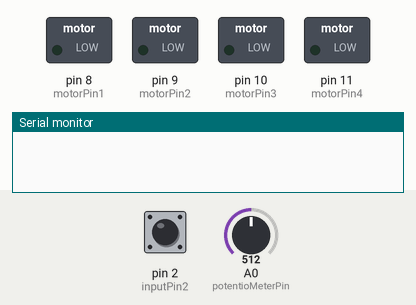
Bench run of a sketch on a simulated Arduino Uno, built with avr-gcc and run on an emulated ATmega328P. On the bench: switched loads named in the sketch (green lamp = pin HIGH), the last lines printed to the serial monitor. Dashed ring = blinking. The inputs (shaded band) are chosen by the test bench; at power-on: pin 2 (inputPin2) HIGH, A0 (potentioMeterPin) = 512.

Above: at 1.2 s.
1.3 s: pin 2 (inputPin2) pulled LOW for 0.15 s
At 2.7 s:
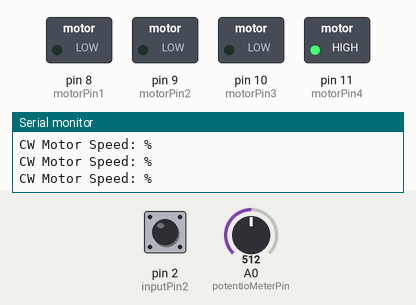
3.0 s: pin 2 (inputPin2) pulled LOW for 1 s
At 3.8 s:
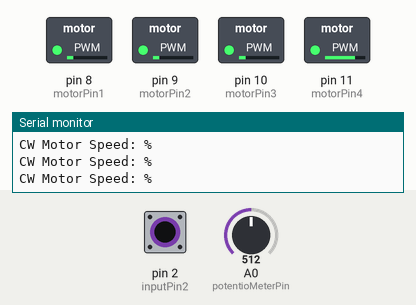
5.5 s: pin 2 (inputPin2) driven LOW
At 6.4 s:
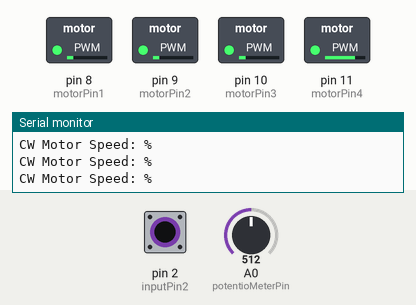
8.5 s: pin 2 (inputPin2) pulsed HIGH 2 times (0.12 s each, 0.3 s apart)
At 8.68 s:
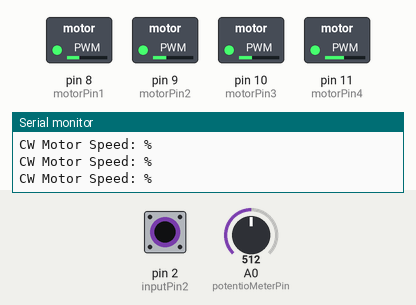
12.1 s: pin 2 (inputPin2) driven HIGH
At 12.9 s:
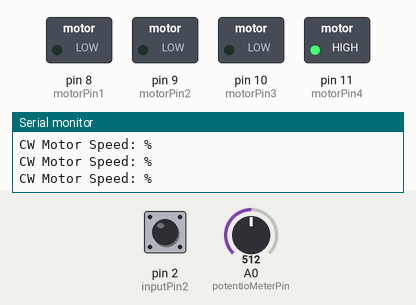
Timing chart, 0 to 14.6 s (numbered marks = the images above; inputs shaded):
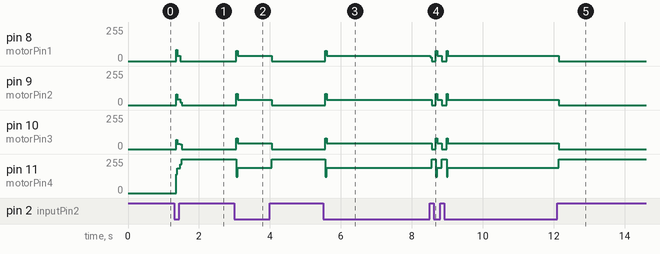

Measured:
- after the input at 1.3 s, pin 8 (motorPin1): 0/255 → 39/255 after 0.06 s, → 0/255 0.12 s later; pin 9 (motorPin2): 0/255 → 42/255 after 0.06 s, → 0/255 0.12 s later; pin 10 (motorPin3): 0/255 → 41/255 after 0.06 s, → 0/255 0.12 s later; pin 11 (motorPin4): 0/255 → 187/255 after 0.06 s, → 255/255 0.12 s later
- after the input at 3.0 s, pin 8 (motorPin1), pin 9 (motorPin2): 0/255 → 39/255 after 0.06 s, → 0/255 1.0 s later; pin 10 (motorPin3): 0/255 → 42/255 after 0.06 s, → 0/255 1.0 s later; pin 11 (motorPin4): 255/255 → 190/255 after 0.06 s, → 255/255 1.0 s later
- after the input at 5.5 s, pin 8 (motorPin1), pin 9 (motorPin2): 0/255 → 39/255 after 0.06 s; pin 10 (motorPin3): 0/255 → 42/255 after 0.06 s; pin 11 (motorPin4): 255/255 → 190/255 after 0.06 s
- after the input at 8.5 s, pin 8 (motorPin1): alternates 39/255 for 0.16 s and 0/255 for 0.15 s, 4 changes in all, then stays 39/255, starting at once; pin 9 (motorPin2): alternates 39/255 for 0.16 s and 0/255 for 0.13 s, 4 changes in all, then stays 39/255, starting after 0.06 s
- after the input at 12.1 s, pin 8 (motorPin1), pin 9 (motorPin2): 39/255 → 0/255 at once; pin 10 (motorPin3): 42/255 → 0/255 at once; pin 11 (motorPin4): 190/255 → 255/255 at once

The sketch:

AR12_step_motor.ino
```cpp
/*
 예제 7.1
 스텝모터 구동
 */
const int inputPin0 = 0;
const int inputPin1 = 1;
const int inputPin2 = 2;

// 스텝 모터 신호핀 설정
int motorPin1 = 8;
int motorPin2 = 9;
int motorPin3 = 10;
int motorPin4 = 11;

// 포텐쇼미터 핀 설정
int potentioMeterPin = 0;

// stop 구간 폭 설정
int stopRange = 100;

// 모터 속도 관련 변수 설정
int motorSpeed; // 스텝 사이의 지연시간으로서 4500~1000의 범위를 갖는다.

// 스텝 모터의 스텝 설정
// 0~7은 동작 신호, 8번째는 모터 정지 신호
int steps[] = {B1000, B1100, B0100, B0110, B0010, B0011, B0001, B1001, B0000};

void setup() {
  //모터 신호핀을 출력으로 설정
  pinMode(motorPin1, OUTPUT);
  pinMode(motorPin2, OUTPUT);
  pinMode(motorPin3, OUTPUT);
  pinMode(motorPin4, OUTPUT);

  pinMode(inputPin0, INPUT_PULLUP);
  pinMode(inputPin1, INPUT_PULLUP);
  pinMode(inputPin2, INPUT_PULLUP);
  // 시리얼 통신 설정
  Serial.begin(9600);
}

void loop(){
  // 포텐쇼미터 값을 읽어옴
  int swInput0 = digitalRead(inputPin0);
  int swInput1 = digitalRead(inputPin1);
  int swInput2 = digitalRead(inputPin2);


  int potentioMeter = analogRead(potentioMeterPin);
  // CW로 회전시 모터를 CW방향으로 회전시킨다.
  if(swInput2 == LOW){
    //모터의 속도를 계산한다.
    motorSpeed = map(potentioMeter,1000,1000,1000,1000);
    // 모터의 속도를 백분율로 변환시킨다.

    // 시리얼 통신 메세지를 출력한다.
    Serial.print("CW Motor Speed: ");

    Serial.println("%");
    // CW로 회전시킨다.
    clockwise();
  }
  // CCW로 회전시 모터를 CCW방향으로 회전시킨다.
  else if(swInput0 == LOW){
    //모터의 속도를 계산한다.
    motorSpeed = map(potentioMeter,1000,1000,1000,1000);
    // 모터의 속도를 백분율로 변환시킨다.

    // 시리얼 통신 메세지를 출력한다.
    Serial.print("CCW Motor Speed: ");

    Serial.println("%");
    // CCW로 회전시킨다.
    counterClockwise();
  }
  // 중간에 위치 했을 경우 정지시킨다.
  else if(swInput1 == LOW){
    Serial.println("Motor Stop");
    motorStop();
  }
}

void counterClockwise(){
  // 0~7 번째 신호를 순차적으로 출력시킨다.
  for(int i = 0; i < 8; i++)
  {
    motorSignalOutput(i);
    delayMicroseconds(motorSpeed);
  }
}

void clockwise(){
  // 7~0 번째 신호를 순차적으로 출력시킨다.
  for(int i = 7; i >= 0; i--)
  {
    motorSignalOutput(i);
    delayMicroseconds(motorSpeed);
  }
}

void motorStop(){
  // 정지신호를 출력시킨다.
  motorSignalOutput(8);
}

void motorSignalOutput(int out)
{
  // out 변수에 해당하는 모터 시그날을 출력한다.
  digitalWrite(motorPin1, bitRead(steps[out], 0));
  digitalWrite(motorPin2, bitRead(steps[out], 1));
  digitalWrite(motorPin3, bitRead(steps[out], 2));
  digitalWrite(motorPin4, bitRead(steps[out], 3));
}
```
